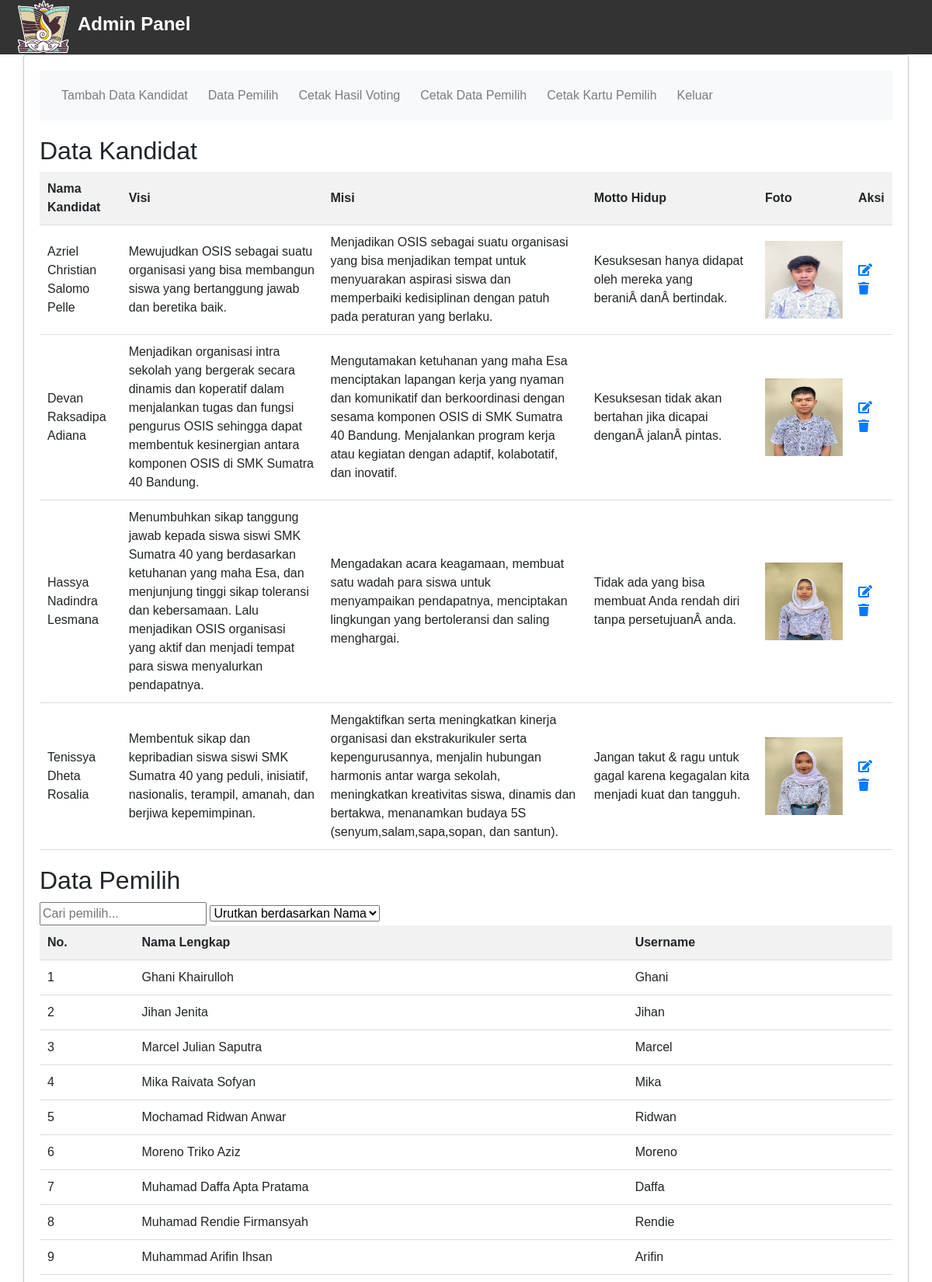
The app's page /admin.php (upper part) with its own data.
### tables this page shows
CREATE TABLE `candidates` (
  `id` int(11) NOT NULL,
  `name` varchar(100) NOT NULL,
  `vision` text NOT NULL,
  `mission` text NOT NULL,
  `motto` varchar(100) NOT NULL,
  `photo` varchar(400) NOT NULL
);

CREATE TABLE `users` (
  `id` int(11) NOT NULL,
  `full_name` varchar(255) NOT NULL,
  `username` varchar(50) NOT NULL,
  `password` varchar(255) NOT NULL,
  `role` enum('admin','user') NOT NULL
);

### admin.php (the view, shortened to what this page needs)
<!DOCTYPE html>
<html>
<head>
    <link rel="stylesheet" href="https://stackpath.bootstrapcdn.com/bootstrap/4.5.0/css/bootstrap.min.css">
    <link rel="stylesheet" href="https://cdnjs.cloudflare.com/ajax/libs/font-awesome/5.15.3/css/all.min.css">
</head>
<body>
    <?php
    include 'config.php';
    $queryCandidates = mysqli_query($conn, "SELECT * FROM candidates");
    $candidates = mysqli_fetch_all($queryCandidates, MYSQLI_ASSOC);
    $queryVoters = mysqli_query($conn, "SELECT * FROM users WHERE role = 'user'");
    $voters = mysqli_fetch_all($queryVoters, MYSQLI_ASSOC);
    ?>
    <header class="header">
        <div class="header-logo">
            <img src="logo.png" alt="Logo">
        </div>
        <h1 class="header-title">Admin Panel</h1>
    </header>
    <div class="container">
        <nav class="navbar navbar-expand-lg navbar-light bg-light">
            <div class="collapse navbar-collapse" id="navbarNav">
                <ul class="navbar-nav">
                    <li class="nav-item">
                        <a class="nav-link" href="add_candidate.php">Tambah Data Kandidat</a>
                    </li>
                    <li class="nav-item">
                        <a class="nav-link" href="import_voters.php">Data Pemilih</a>
                    </li>
                    <li class="nav-item">
                        <a class="nav-link" href="print_results.php">Cetak Hasil Voting</a>
                    </li>
                    <li class="nav-item">
                        <a class="nav-link" href="print_voters.php">Cetak Data Pemilih</a>
                    </li>
                    <li class="nav-item">
                        <a class="nav-link" href="cetak_kartu.php">Cetak Kartu Pemilih</a>
                    </li>
                    <li class="nav-item">
                        <a class="nav-link" href="logout.php">Keluar</a>
                    </li>
                </ul>
            </div>
        </nav>
        <div>
            <h2>Data Kandidat</h2>
            <table>
                <thead>
                    <tr>
                        <th>Nama Kandidat</th>
                        <th>Visi</th>
                        <th>Misi</th>
                        <th>Motto Hidup</th>
                        <th>Foto</th>
                        <th>Aksi</th>
                    </tr>
                </thead>
                <tbody>
                    <?php foreach ($candidates as $candidate): ?>
                        <tr>
                            <td><?php echo $candidate['name']; ?></td>
                            <td><?php echo $candidate['vision']; ?></td>
                            <td><?php echo $candidate['mission']; ?></td>
                            <td><?php echo $candidate['motto']; ?></td>
                            <td>
                                <object data="photos/<?php echo $candidate['photo']; ?>" type="image">
                                    <img src="photos/<?php echo $candidate['photo']; ?>" alt="Foto Kandidat" style="width: 100px; height: 100px;">
                                </object>
                            </td>
                            <td class="action-buttons">
                                <a href="edit_candidate.php?id=<?php echo $candidate['id']; ?>"><i class="fas fa-edit"></i></a>
                                <a href="delete_candidate.php?id=<?php echo $candidate['id']; ?>"><i class="fas fa-trash"></i></a>
                            </td>
                        </tr>
                    <?php endforeach; ?>
                </tbody>
            </table>
        </div>
        <div>
            <h2>Data Pemilih</h2>
            <div class="search-box">
                <input type="text" id="search" name="search" placeholder="Cari pemilih...">
                <select id="sort" name="sort">
                    <option value="">Urutkan berdasarkan Nama</option>
                </select>
            </div>
            <table id="voters-table">
                <thead>
                    <tr>
                        <th>No.</th>
                        <th>Nama Lengkap</th>
                        <th>Username</th>
                    </tr>
                </thead>
                <tbody>
                    <?php $counter = 1; ?>
                    <?php foreach ($voters as $voter): ?>
                        <tr>
                            <td class="number-column"><?php echo $counter; ?></td>
                            <td><?php echo $voter['full_name']; ?></td>
                            <td><?php echo $voter['username']; ?></td>
                        </tr>
                        <?php $counter++; ?>
                    <?php endforeach; ?>
                </tbody>
            </table>
        </div>
    </div>
</body>
</html>

### admin.php (style rules this page uses)
body { margin: 0; padding: 0; font-family: Arial, sans-serif; display: flex; flex-direction: column; min-height: 100vh; }
.header { background-color: #333; color: #fff; display: flex; align-items: center; padding: 0 20px; }
.header-logo img { width: 70px; height: 70px; }
.header-title { font-size: 24px; font-weight: bold; margin-left: 10px; }
.container { flex: 1; display: grid; grid-template-columns: 1fr; grid-gap: 20px; padding: 20px; background-color: #fff; border: 1px solid #ccc; border-radius: 4px; box-shadow: 0 2px 5px rgba(0, 0, 0, 0.1); }
.navbar { background-color: #333; color: #fff; display: flex; justify-content: space-between; align-items: center; padding: 10px 20px; }
.navbar-nav { list-style-type: none; margin: 0; padding: 0; display: flex; }
.navbar-nav li { margin-right: 10px; }
.navbar-nav li a { color: #fff; text-decoration: none; padding: 10px; border-radius: 4px; transition: background-color 0.3s ease; }
table { width: 100%; border-collapse: collapse; }
th, td { padding: 10px; text-align: left; border-bottom: 1px solid #ddd; }
th { background-color: #f2f2f2; }

### records on screen
candidates: name "Azriel Christian Salomo Pelle", vision "Mewujudkan OSIS sebagai suatu organisasi yang bisa membangun siswa yang bertanggung jawab dan beretika baik.", mission "Menjadikan OSIS sebagai suatu organisasi yang bisa menjadikan tempat untuk menyuarakan aspirasi siswa dan memperbaiki kedisiplinan dengan patuh pada peraturan yang berlaku.", motto "Kesuksesan hanya didapat oleh mereka yang beraniÂ danÂ bertindak.", photo (picture)
candidates: name "Devan Raksadipa Adiana", vision "Menjadikan organisasi intra sekolah yang bergerak secara dinamis dan koperatif dalam menjalankan tugas dan fungsi pengurus OSIS sehingga dapat membentuk kesinergian antara komponen OSIS di SMK Sumatra 40 Bandung.", mission "Mengutamakan ketuhanan yang maha Esa menciptakan lapangan kerja yang nyaman dan komunikatif dan berkoordinasi dengan sesama komponen OSIS di SMK Sumatra 40 Bandung. Menjalankan program kerja atau kegiatan dengan adaptif, kolabotatif, dan inovatif.", motto "Kesuksesan tidak akan bertahan jika dicapai denganÂ jalanÂ pintas.", photo (picture)
candidates: name "Hassya Nadindra Lesmana", vision "Menumbuhkan sikap tanggung jawab kepada siswa siswi SMK Sumatra 40 yang berdasarkan ketuhanan yang maha Esa, dan menjunjung tinggi sikap toleransi dan kebersamaan. Lalu menjadikan OSIS organisasi yang aktif dan menjadi tempat para siswa menyalurkan pendapatnya.", mission "Mengadakan acara keagamaan, membuat satu wadah para siswa untuk menyampaikan pendapatnya, menciptakan lingkungan yang bertoleransi dan saling menghargai.", motto "Tidak ada yang bisa membuat Anda rendah diri tanpa persetujuanÂ anda.", photo (picture)
candidates: name "Tenissya Dheta Rosalia", vision "Membentuk sikap dan kepribadian siswa siswi SMK Sumatra 40 yang peduli, inisiatif, nasionalis, terampil, amanah, dan berjiwa kepemimpinan.", mission "Mengaktifkan serta meningkatkan kinerja organisasi dan ekstrakurikuler serta kepengurusannya, menjalin hubungan harmonis antar warga sekolah, meningkatkan kreativitas siswa, dinamis dan bertakwa, menanamkan budaya 5S (senyum,salam,sapa,sopan, dan santun).", motto "Jangan takut & ragu untuk gagal karena kegagalan kita menjadi kuat dan tangguh.", photo (picture)
users: full_name "Ghani Khairulloh", username "Ghani"
users: full_name "Jihan Jenita", username "Jihan"
users: full_name "Marcel Julian Saputra", username "Marcel"
users: full_name "Mika Raivata Sofyan", username "Mika"
users: full_name "Mochamad Ridwan Anwar", username "Ridwan"
users: full_name "Moreno Triko Aziz", username "Moreno"
users: full_name "Muhamad Daffa Apta Pratama", username "Daffa"
users: full_name "Muhamad Rendie Firmansyah", username "Rendie"
users: full_name "Muhammad Arifin Ihsan", username "Arifin"
